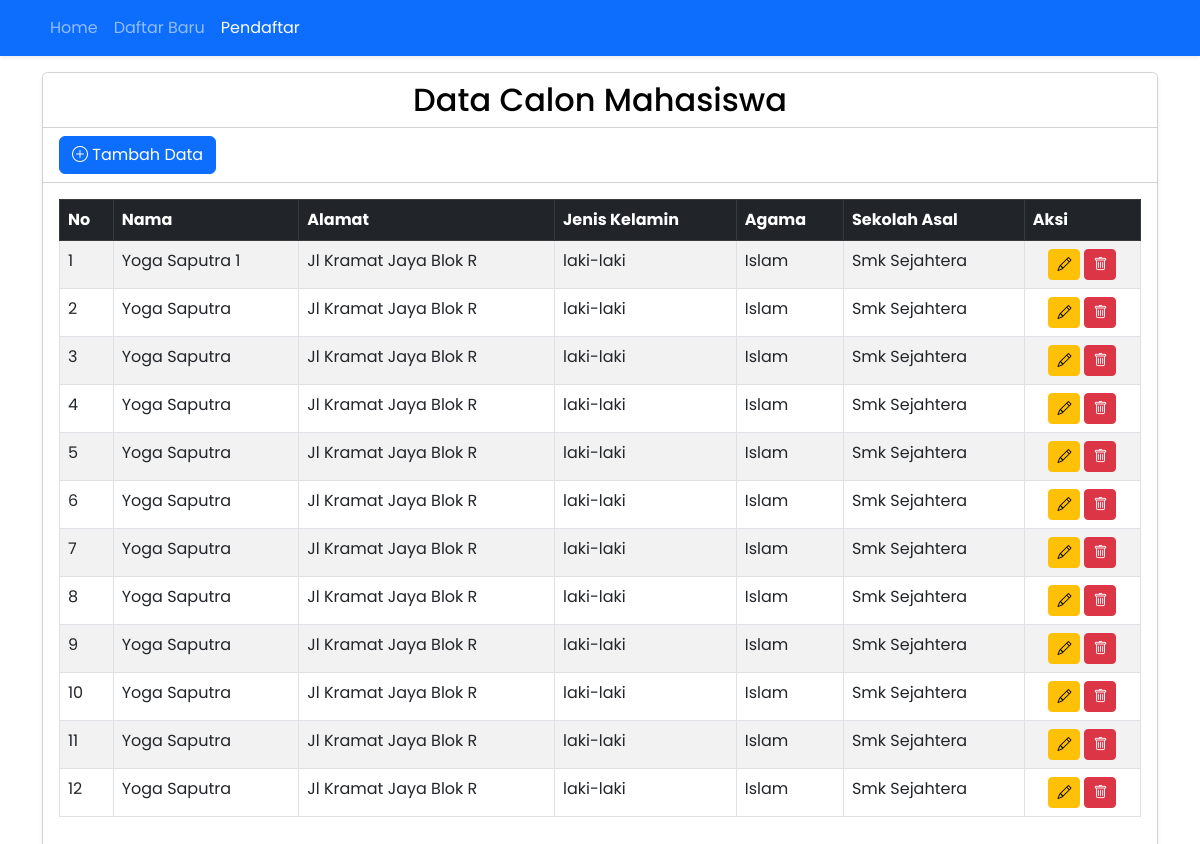
Page /list-siswa.php on the committed database.
### tables this page shows
CREATE TABLE `calon_siswa` (
  `id` int(11) NOT NULL,
  `nama` varchar(100) NOT NULL,
  `alamat` varchar(255) NOT NULL,
  `jenis_kelamin` varchar(20) NOT NULL,
  `agama` varchar(50) NOT NULL,
  `sekolah_asal` varchar(100) NOT NULL
);

### list-siswa.php (the view, shortened to what this page needs)
<?php
include("config.php");
?>
<!DOCTYPE html>
<html lang="en">
  <head>
    <link href="https://cdn.jsdelivr.net/npm/bootstrap-icons/font/bootstrap-icons.css" rel="stylesheet">
    <link href="https://cdn.jsdelivr.net/npm/bootstrap@5.0.2/dist/css/bootstrap.min.css" rel="stylesheet">
    <link rel="stylesheet" href="assets/css/style.css">
    <link href="https://cdnjs.cloudflare.com/ajax/libs/twitter-bootstrap/5.3.0/css/bootstrap.min.css" rel="stylesheet" />
    <link href="https://cdn.datatables.net/2.2.2/css/dataTables.bootstrap5.css" rel="stylesheet" />
  </head>
<body>
<nav class="navbar navbar-expand-lg navbar-dark bg-primary shadow-sm">
      <div class="container">
        <div class="collapse navbar-collapse" id="navbarNav">
          <ul class="navbar-nav me-auto mb-2 mb-lg-0">
            <li class="nav-item">
              <a class="nav-link" aria-current="page" href="index.php">Home</a>
            </li>
            <li class="nav-item">
              <a class="nav-link" aria-current="page" href="form-daftar.php">Daftar Baru</a>
            </li>
            <li class="nav-item">
              <a class="nav-link active" href="list-siswa.php">Pendaftar</a>
            </li>
          </ul>
        </div>
      </div>
    </nav>
    <div class="container mt-3">
        <div class="card shadow-sm">
            <div class="card-header bg-white text-black">
                <h2 class="text-center mb-0">Data Calon Mahasiswa</h2>
            </div>
            <div class="card-header bg-white text-black d-flex justify-content-between align-items-center">
              <a href="form-daftar.php" class="btn btn-primary">
                <i class="bi bi-plus-circle"></i> Tambah Data
              </a>
            </div>
            <div class="card-body">
                <div class="table-responsive">
                    <table id="example" class="table table-striped table-hover table-bordered">
                        <thead class="table-dark">
                            <tr>
                                <th>No</th>
                                <th>Nama</th>
                                <th>Alamat</th>
                                <th>Jenis Kelamin</th>
                                <th>Agama</th>
                                <th>Sekolah Asal</th>
                                <th>Aksi</th>
                            </tr>
                        </thead>
                        <tbody>
                            <?php
                            $sql = "SELECT * FROM calon_siswa ORDER BY id DESC";
                            $query = mysqli_query($db, $sql);
                            $no = 1;
                            while ($siswa = mysqli_fetch_array($query)) {
                                echo "<tr>";
                                  echo "<td>" . $no++ . "</td>";
                                  echo "<td>" . $siswa['nama'] . "</td>";
                                  echo "<td>" . $siswa['alamat'] . "</td>";
                                  echo "<td>" . $siswa['jenis_kelamin'] . "</td>";
                                  echo "<td>" . $siswa['agama'] . "</td>";
                                  echo "<td>" . $siswa['sekolah_asal'] . "</td>";
                                  echo "<td class='text-center'>";
                                  echo "<a href='form-edit.php?id=" . $siswa['id'] . "' class='btn btn-sm btn-warning me-1' title='Edit Data'>
                                          <i class='bi bi-pencil'></i>
                                        </a>";
                                  echo "<a href='hapus.php?id=" . $siswa['id'] . "' class='btn btn-sm btn-danger' title='Hapus Data' onclick='return confirm(\"Apakah Anda yakin ingin menghapus data ini?\")'>
                                          <i class='bi bi-trash'></i>
                                        </a>";
                                  echo "</td>";
                                echo "</tr>";
                            }
                            ?>
                        </tbody>
                    </table>
                </div>
            </div>
        </div>
    </div>
</body>
</html>

### assets/css/style.css (style rules this page uses)
body { font-family: 'Poppins', sans-serif; }

### list-siswa.php (style rules this page uses)
body { font-family: 'Poppins', sans-serif; }

### rows in the picture
calon_siswa: nama "Yoga Saputra 1", alamat "Jl Kramat Jaya Blok R", jenis_kelamin "laki-laki", agama "Islam", sekolah_asal "Smk Sejahtera"
calon_siswa: nama "Yoga Saputra", alamat "Jl Kramat Jaya Blok R", jenis_kelamin "laki-laki", agama "Islam", sekolah_asal "Smk Sejahtera"
calon_siswa: nama "Yoga Saputra", alamat "Jl Kramat Jaya Blok R", jenis_kelamin "laki-laki", agama "Islam", sekolah_asal "Smk Sejahtera"
calon_siswa: nama "Yoga Saputra", alamat "Jl Kramat Jaya Blok R", jenis_kelamin "laki-laki", agama "Islam", sekolah_asal "Smk Sejahtera"
calon_siswa: nama "Yoga Saputra", alamat "Jl Kramat Jaya Blok R", jenis_kelamin "laki-laki", agama "Islam", sekolah_asal "Smk Sejahtera"
calon_siswa: nama "Yoga Saputra", alamat "Jl Kramat Jaya Blok R", jenis_kelamin "laki-laki", agama "Islam", sekolah_asal "Smk Sejahtera"
calon_siswa: nama "Yoga Saputra", alamat "Jl Kramat Jaya Blok R", jenis_kelamin "laki-laki", agama "Islam", sekolah_asal "Smk Sejahtera"
calon_siswa: nama "Yoga Saputra", alamat "Jl Kramat Jaya Blok R", jenis_kelamin "laki-laki", agama "Islam", sekolah_asal "Smk Sejahtera"
calon_siswa: nama "Yoga Saputra", alamat "Jl Kramat Jaya Blok R", jenis_kelamin "laki-laki", agama "Islam", sekolah_asal "Smk Sejahtera"
calon_siswa: nama "Yoga Saputra", alamat "Jl Kramat Jaya Blok R", jenis_kelamin "laki-laki", agama "Islam", sekolah_asal "Smk Sejahtera"
calon_siswa: nama "Yoga Saputra", alamat "Jl Kramat Jaya Blok R", jenis_kelamin "laki-laki", agama "Islam", sekolah_asal "Smk Sejahtera"
calon_siswa: nama "Yoga Saputra", alamat "Jl Kramat Jaya Blok R", jenis_kelamin "laki-laki", agama "Islam", sekolah_asal "Smk Sejahtera"
